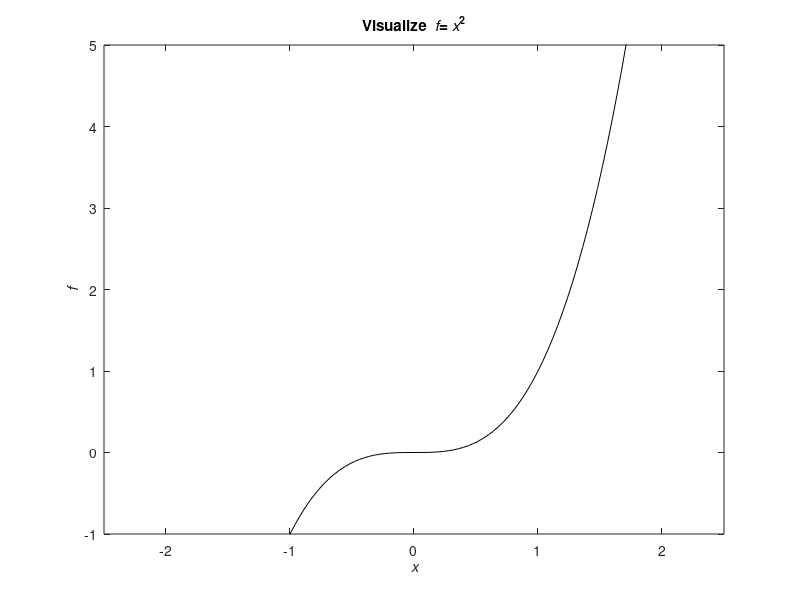

Source code (MATLAB):
x = linspace(-2,2,101);
f = x.*x.*x;
figure;
%
plot(x,f,'k');
xlabel('{\it x}')
ylabel('{\it f}')
title('Visualize {\it f}={\it x}^2')
axis([-2.5 2.5 -1 5])


